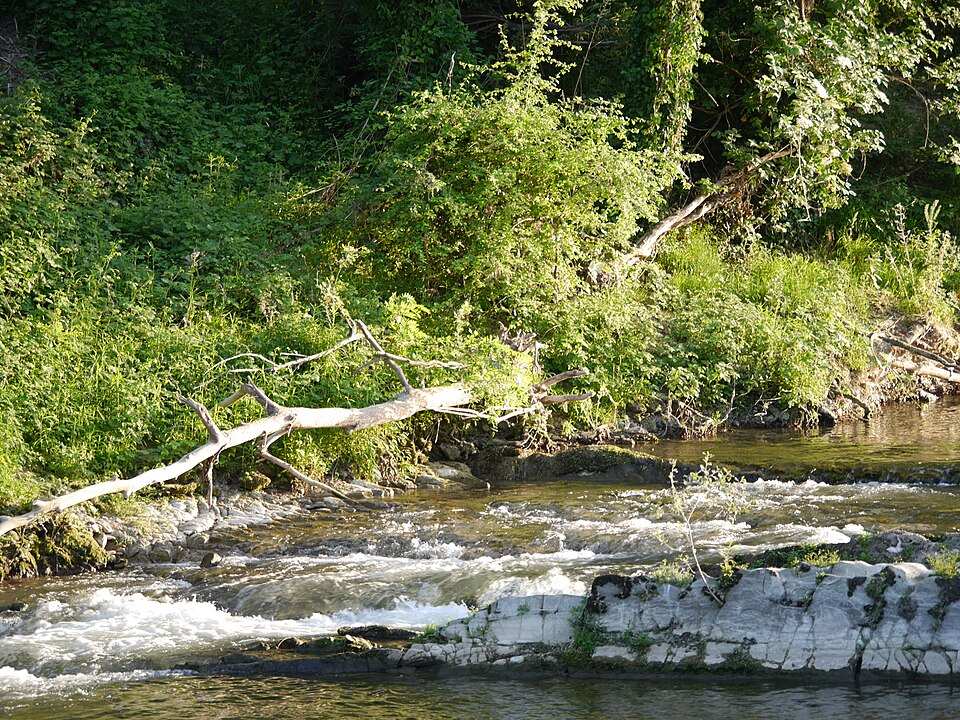
#> input picture zdjecia/dobre.jpg, 960 x 720 px
$ python zad2.py
#> lines starting #> are read from the running program, lines starting #| are printed output that depends on the picture
import os
import cv2
import numpy as np
import requests
import matplotlib
matplotlib.use("Agg")
import matplotlib.pyplot as plt

# progi do oceny jakosci
PROG_CIEMNY_PIKSEL = 10
PROG_JASNY_PIKSEL = 245
PROG_UDZIAL_CIEMNYCH = 0.10
PROG_UDZIAL_JASNYCH = 0.10
PROG_SREDNIA_CIEMNA = 70
PROG_SREDNIA_JASNA = 185
PROG_ODCHYLENIE = 40
PROG_ZAKRES = 150
PROG_DOMINANTA = 40

USER_AGENT = "GrafikaLab/1.0 (projekt studencki WSB; python-requests)"

# zdjecia z Wikimedia Commons (nazwa, url, czego sie spodziewamy)
ZDJECIA = [
    ("dobre.jpg",
     "https://thumb.wikimedia.org/wikipedia/commons/thumb/f/f7/Normal_exposure_photography.JPG/960px-Normal_exposure_photography.JPG",
     "dobre"),
    ("ciemne.jpg",
     "https://thumb.wikimedia.org/wikipedia/commons/thumb/5/54/Underexposed_cat.jpg/960px-Underexposed_cat.jpg",
     "niedoswietlone"),
    ("jasne.jpg",
     "https://thumb.wikimedia.org/wikipedia/commons/thumb/6/67/Overexposed_photo.JPG/960px-Overexposed_photo.JPG",
     "przeswietlone"),
    ("niebieskie.jpg",
     "https://thumb.wikimedia.org/wikipedia/commons/thumb/7/75/Cold_color_temperature.JPG/960px-Cold_color_temperature.JPG",
     "dominanta niebieska"),
]

FOLDER = os.path.dirname(os.path.abspath(__file__))
FOLDER_ZDJECIA = os.path.join(FOLDER, "zdjecia")
FOLDER_WYNIKI = os.path.join(FOLDER, "wyniki")


def wczytaj_zdjecie(nazwa, url):
    sciezka = os.path.join(FOLDER_ZDJECIA, nazwa)
    if not os.path.exists(sciezka):
        print("Pobieram:", url)
        # bez User-Agent wikimedia zwraca 403
        odp = requests.get(url, headers={"User-Agent": USER_AGENT}, timeout=30)
        odp.raise_for_status()
        with open(sciezka, "wb") as f:
            f.write(odp.content)
    obraz = cv2.imread(sciezka)
    if max(obraz.shape[:2]) > 1200:
        skala = 1200 / max(obraz.shape[:2])
        obraz = cv2.resize(obraz, (0, 0), fx=skala, fy=skala, interpolation=cv2.INTER_AREA)
    return obraz


def policz_histogramy(obraz):
    # histogram jasnosci i kanalow
    szary = cv2.cvtColor(obraz, cv2.COLOR_BGR2GRAY)
    hist = {"jasnosc": cv2.calcHist([szary], [0], None, [256], [0, 256]).flatten()}
    for i, kanal in enumerate(["B", "G", "R"]):
        hist[kanal] = cv2.calcHist([obraz], [i], None, [256], [0, 256]).flatten()
    return hist


def statystyki(hist):
    wartosci = np.arange(256)
    stat = {}
    for nazwa, h in hist.items():
        n = h.sum()
        srednia = (h * wartosci).sum() / n
        odchylenie = np.sqrt((h * (wartosci - srednia) ** 2).sum() / n)
        stat[nazwa] = {"srednia": srednia, "odchylenie": odchylenie}

    h = hist["jasnosc"]
    n = h.sum()
    skumulowany = np.cumsum(h) / n
    stat["p1"] = int(np.searchsorted(skumulowany, 0.01))
    stat["p99"] = int(np.searchsorted(skumulowany, 0.99))
    stat["udzial_ciemnych"] = h[:PROG_CIEMNY_PIKSEL + 1].sum() / n
    stat["udzial_jasnych"] = h[PROG_JASNY_PIKSEL:].sum() / n
    return stat


def ocen_jakosc(obraz):
    hist = policz_histogramy(obraz)
    st = statystyki(hist)
    problemy = []

    srednia = st["jasnosc"]["srednia"]
    if st["udzial_ciemnych"] > PROG_UDZIAL_CIEMNYCH or srednia < PROG_SREDNIA_CIEMNA:
        problemy.append("niedoswietlenie (srednia %.0f, %.0f%% pikseli prawie czarnych)"
                        % (srednia, st["udzial_ciemnych"] * 100))
    if st["udzial_jasnych"] > PROG_UDZIAL_JASNYCH or srednia > PROG_SREDNIA_JASNA:
        problemy.append("przeswietlenie (srednia %.0f, %.0f%% pikseli prawie bialych)"
                        % (srednia, st["udzial_jasnych"] * 100))

    zakres = st["p99"] - st["p1"]
    if st["jasnosc"]["odchylenie"] < PROG_ODCHYLENIE or zakres < PROG_ZAKRES:
        problemy.append("niski kontrast (odchylenie %.0f, zakres %d-%d)"
                        % (st["jasnosc"]["odchylenie"], st["p1"], st["p99"]))

    srednie = {k: st[k]["srednia"] for k in ["R", "G", "B"]}
    roznica = max(srednie.values()) - min(srednie.values())
    if roznica > PROG_DOMINANTA:
        kolor = max(srednie, key=srednie.get)
        problemy.append("dominanta koloru %s (roznica srednich kanalow %.0f)" % (kolor, roznica))

    # ocena w skali 1-5, kazdy problem zabiera punkt
    punkty = max(1, 5 - len(problemy))
    if punkty == 5:
        opis = "dobra"
    elif punkty >= 4:
        opis = "srednia"
    else:
        opis = "slaba"
    return punkty, opis, problemy, hist, st


def korekcja_gamma(kanal, gamma):
    lut = np.array([((i / 255.0) ** gamma) * 255 for i in range(256)]).clip(0, 255).astype(np.uint8)
    return cv2.LUT(kanal, lut)


def rozciagnij_histogram(kanal, lo, hi):
    if hi <= lo:
        return kanal
    wynik = (kanal.astype(np.float32) - lo) * 255.0 / (hi - lo)
    return wynik.clip(0, 255).astype(np.uint8)


def clahe(kanal):
    return cv2.createCLAHE(clipLimit=2.0, tileGridSize=(8, 8)).apply(kanal)


def balans_bieli(obraz):
    # gray world
    obraz = obraz.astype(np.float32)
    srednie = obraz.reshape(-1, 3).mean(axis=0)
    obraz = obraz * (srednie.mean() / srednie)
    return obraz.clip(0, 255).astype(np.uint8)


def popraw_zdjecie(obraz, problemy):
    kroki = []
    tekst = " ".join(problemy)

    # jasnosc tylko na kanale L, zeby nie psuc kolorow
    lab = cv2.cvtColor(obraz, cv2.COLOR_BGR2LAB)
    l, a, b = cv2.split(lab)

    if "niedoswietlenie" in tekst or "przeswietlenie" in tekst:
        gamma = np.log(0.5) / np.log(l.mean() / 255.0)
        gamma = float(np.clip(gamma, 0.3, 3.0))
        l = korekcja_gamma(l, gamma)
        kroki.append("gamma %.2f" % gamma)

    if "niski kontrast" in tekst:
        lo, hi = np.percentile(l, [1, 99])
        if "przeswietlenie" in tekst:
            hi = 255
        l = rozciagnij_histogram(l, lo, hi)
        kroki.append("rozciagniecie histogramu")

    if "niedoswietlenie" in tekst:
        l = clahe(l)
        kroki.append("CLAHE")

    wynik = cv2.cvtColor(cv2.merge([l, a, b]), cv2.COLOR_LAB2BGR)

    # na koniec balans bieli jesli dalej jest dominanta
    st_nowe = statystyki(policz_histogramy(wynik))
    srednie = [st_nowe[k]["srednia"] for k in ["R", "G", "B"]]
    if max(srednie) - min(srednie) > PROG_DOMINANTA:
        wynik = balans_bieli(wynik)
        kroki.append("balans bieli")

    return wynik, kroki


def rysuj_histogram(ax, hist, tytul):
    ax.fill_between(range(256), hist["jasnosc"], color="gray", alpha=0.4, label="jasnosc")
    ax.plot(hist["R"], color="red", linewidth=1, label="R")
    ax.plot(hist["G"], color="green", linewidth=1, label="G")
    ax.plot(hist["B"], color="blue", linewidth=1, label="B")
    ax.set_xlim(0, 255)
    gora = max(hist[k][1:255].max() for k in hist)
    ax.set_ylim(0, gora * 1.15)
    ax.set_title(tytul, fontsize=10)
    ax.set_xlabel("wartosc piksela")
    ax.set_ylabel("liczba pikseli")
    ax.legend(fontsize=7, loc="upper center")


def zapisz_histogramy(obraz, hist, nazwa, tytul):
    fig, ax = plt.subplots(1, 5, figsize=(22, 4))
    ax[0].imshow(cv2.cvtColor(obraz, cv2.COLOR_BGR2RGB))
    ax[0].set_title(tytul)
    ax[0].axis("off")
    ax[1].bar(range(256), hist["jasnosc"], color="gray", width=1)
    ax[1].set_title("jasnosc (grayscale)")
    for i, (kanal, kolor) in enumerate([("R", "red"), ("G", "green"), ("B", "blue")]):
        ax[i + 2].bar(range(256), hist[kanal], color=kolor, width=1)
        ax[i + 2].set_title("kanal " + kanal)
    for a in ax[1:]:
        a.set_xlim(0, 255)
        a.set_xlabel("wartosc piksela")
    plt.tight_layout()
    plt.savefig(os.path.join(FOLDER_WYNIKI, nazwa), dpi=100)
    plt.close(fig)


def main():
    os.makedirs(FOLDER_ZDJECIA, exist_ok=True)
    os.makedirs(FOLDER_WYNIKI, exist_ok=True)

    wyniki = []
    for nazwa, url, typ in ZDJECIA:
        obraz = wczytaj_zdjecie(nazwa, url)
#> in wczytaj_zdjecie, obraz is the input picture: shape (720, 960, 3); mean B, G, R 76.5, 112.5, 105.4
        punkty, opis, problemy, hist, st = ocen_jakosc(obraz)
#> in policz_histogramy, `szary = cv2.cvtColor(obraz, cv2.COLOR_BGR2GRAY)`:
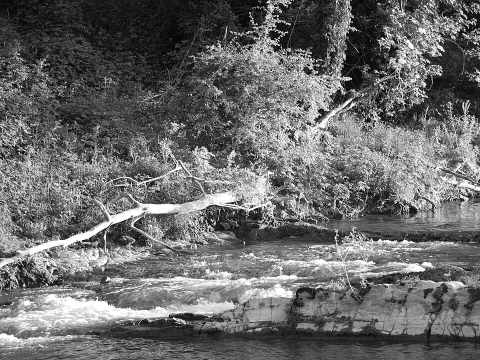
#> szary: shape (720, 960) (shown at 1/2 size); min 0, max 255, mean 106.3
#> after the loop in policz_histogramy, `for i, kanal in enumerate(["B", "G", "R"]):`: hist = 4 items
#> the loop in statystyki, `for nazwa, h in hist.items():` made 4 passes
#> (nazwa, srednia, odchylenie) on passes 1 to 4: ('jasnosc', 106.3, 68.33), ('B', 76.49, 65.85), ('G', 112.5, 68.25), ('R', 105.4, 72.74)
#> in statystyki, `h = hist["jasnosc"]`: h = 256 values, max 4545 at index 254, min 77 at index 0, mean 2700
#> in statystyki, `skumulowany = np.cumsum(h) / n`: skumulowany = 256 values from 0.000111 to 1
#> in ocen_jakosc, `st = statystyki(hist)`: st = 8 items
#> in ocen_jakosc, `srednia = st["jasnosc"]["srednia"]`: srednia = 106.3
#> in ocen_jakosc, `zakres = st["p99"] - st["p1"]`: zakres = 247
#> in ocen_jakosc, `srednie = {k: st[k]["srednia"] for k in ["R", "G", "B"]}`: srednie = {'R': 105.4, 'G': 112.5, 'B': 76.49}
#> in ocen_jakosc, `roznica = max(srednie.values()) - min(srednie.values())`: roznica = 36.06
#> punkty = 5; opis = 'dobra'; problemy = []; hist = 4 items; st = 8 items

        print("\nZdjecie:", nazwa, "(spodziewane: %s)" % typ)
        print("  srednia jasnosc: %.1f, odchylenie: %.1f, zakres p1-p99: %d-%d"
              % (st["jasnosc"]["srednia"], st["jasnosc"]["odchylenie"], st["p1"], st["p99"]))
#|   srednia jasnosc: 106.3, odchylenie: 68.3, zakres p1-p99: 6-253
        print("  srednie R/G/B: %.0f / %.0f / %.0f" % (st["R"]["srednia"], st["G"]["srednia"], st["B"]["srednia"]))
#|   srednie R/G/B: 105 / 113 / 76
        print("  OCENA: %d/5 (%s)" % (punkty, opis))
#|   OCENA: 5/5 (dobra)
        if problemy:
            print("  wykryte problemy:")
            for p in problemy:
                print("   -", p)
        else:
            print("  brak problemow")

        baza = os.path.splitext(nazwa)[0]
        zapisz_histogramy(obraz, hist, "histogram_" + baza + ".png", nazwa)
#> in zapisz_histogramy, `plt.savefig(os.path.join(FOLDER_WYNIKI, nazwa), dpi=100)`:
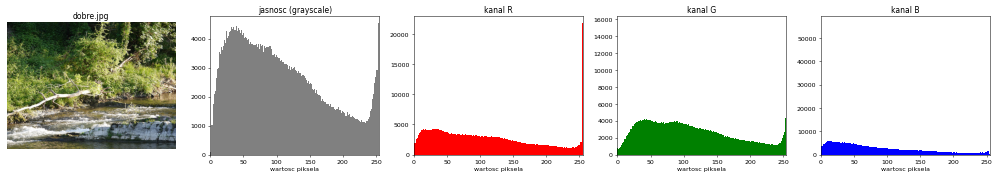
#> figure drawn by matplotlib, 5 panels; panel 2: tallest bar 4545 high, from x = 253.5 to 254.5; panel 3: tallest bar 21873 high, from x = 254.5 to 255.5; panel 4: tallest bar 15572 high, from x = 254.5 to 255.5; panel 5: tallest bar 56590 high, from x = -0.5 to 0.5

        # bonus: poprawa zdjecia
        poprawione = None
        if problemy:
            poprawione, kroki = popraw_zdjecie(obraz, problemy)
            punkty2, opis2, problemy2, hist2, st2 = ocen_jakosc(poprawione)
            print("  poprawa:", ", ".join(kroki))
            print("  OCENA PO POPRAWIE: %d/5 (%s)" % (punkty2, opis2))
            for p in problemy2:
                print("   -", p)
            cv2.imwrite(os.path.join(FOLDER_WYNIKI, "poprawione_" + nazwa), poprawione)
            zapisz_histogramy(poprawione, hist2, "histogram_" + baza + "_po.png", nazwa + " po poprawie")
            wyniki.append((nazwa, obraz, hist, punkty, opis, problemy, poprawione, hist2, punkty2, opis2, kroki))
        else:
            wyniki.append((nazwa, obraz, hist, punkty, opis, problemy, None, None, None, None, None))
#> pass 2 of the loop in main, `for nazwa, url, typ in ZDJECIA:`:
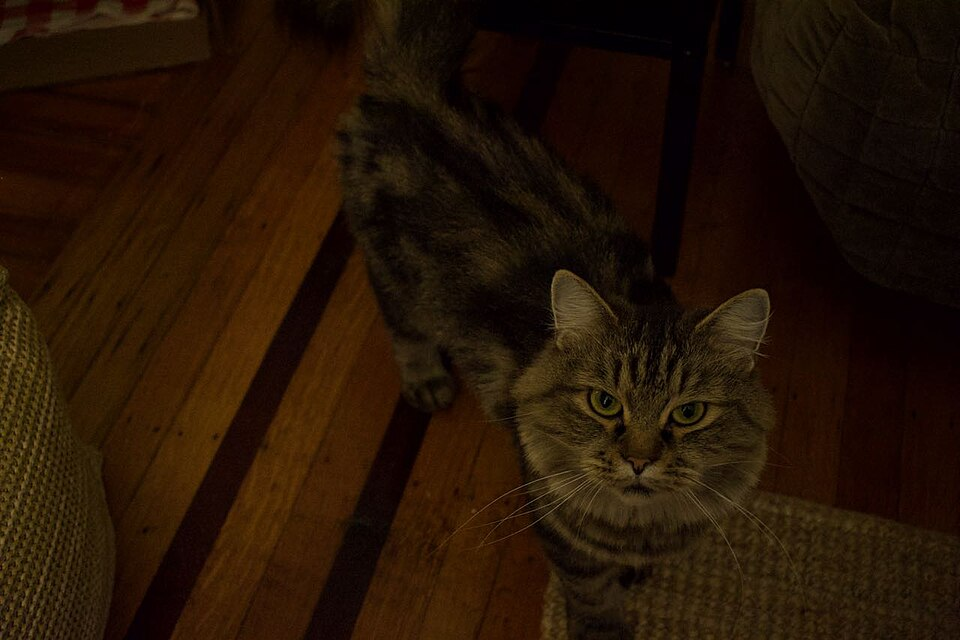
#> input picture zdjecia/ciemne.jpg, 960 x 640 px
#> in wczytaj_zdjecie, obraz is the input picture: shape (640, 960, 3); mean B, G, R 5.6, 19.8, 37.6
#> szary: shape (640, 960)
#> the loop in statystyki (call 2), `for nazwa, h in hist.items():` made 4 passes
#> (nazwa, srednia, odchylenie) on passes 1 to 4: ('jasnosc', 23.47, 15.48), ('B', 5.56, 7.57), ('G', 19.76, 15.56), ('R', 37.6, 20.16)
#> in main, `punkty, opis, problemy, hist, st = ocen_jakosc(obraz)`: punkty = 3; opis = 'slaba'; problemy = 2 items
#|   srednia jasnosc: 23.5, odchylenie: 15.5, zakres p1-p99: 1-70
#|   srednie R/G/B: 38 / 20 / 6
#|   OCENA: 3/5 (slaba)
#> the loop in main, `for p in problemy:` made 2 passes
#|    - niedoswietlenie (srednia 23, 24% pikseli prawie czarnych)
#|    - niski kontrast (odchylenie 15, zakres 1-70)
#> in popraw_zdjecie, `gamma = np.log(0.5) / np.log(l.mean() / 255.0)`: gamma = 0.286
#> in popraw_zdjecie, `gamma = float(np.clip(gamma, 0.3, 3.0))`: gamma = 0.3
#> lut = 256 values from 0 to 255
#> lo = 0; hi = 178
#> in popraw_zdjecie, `wynik = cv2.cvtColor(cv2.merge([l, a, b]), cv2.COLOR_LAB2BGR)`:
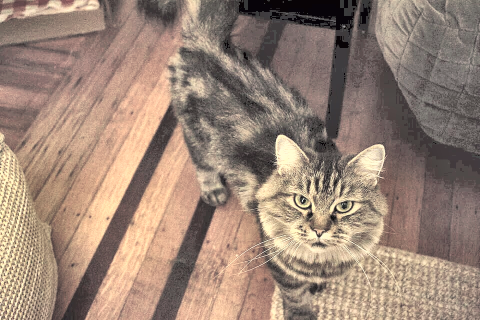
#> wynik: shape (640, 960, 3) (shown at 1/2 size); mean B, G, R 118.8, 133.2, 155.2
#> st_nowe = 8 items
#> in popraw_zdjecie, `srednie = [st_nowe[k]["srednia"] for k in ["R", "G", "B"]]`: srednie = [155.2, 133.2, 118.8]
#> kroki = ['gamma 0.30', 'rozciagniecie histogramu', 'CLAHE']
#> punkty2 = 5; opis2 = 'dobra'; problemy2 = []; hist2 = 4 items; st2 = 8 items
#|   poprawa: gamma 0.30, rozciagniecie histogramu, CLAHE
#|   OCENA PO POPRAWIE: 5/5 (dobra)
#> in zapisz_histogramy (call 3), `plt.savefig(os.path.join(FOLDER_WYNIKI, nazwa), dpi=100)`:
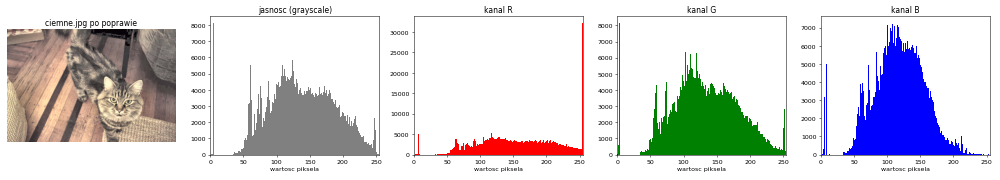
#> figure drawn by matplotlib, 5 panels; panel 2: tallest bar 8138 high, from x = 4.5 to 5.5; panel 3: tallest bar 32266 high, from x = 254.5 to 255.5; panel 4: tallest bar 8165 high, from x = 2.5 to 3.5; panel 5: tallest bar 7271 high, from x = 102.5 to 103.5
#> pass 3 of the loop in main, `for nazwa, url, typ in ZDJECIA:`:
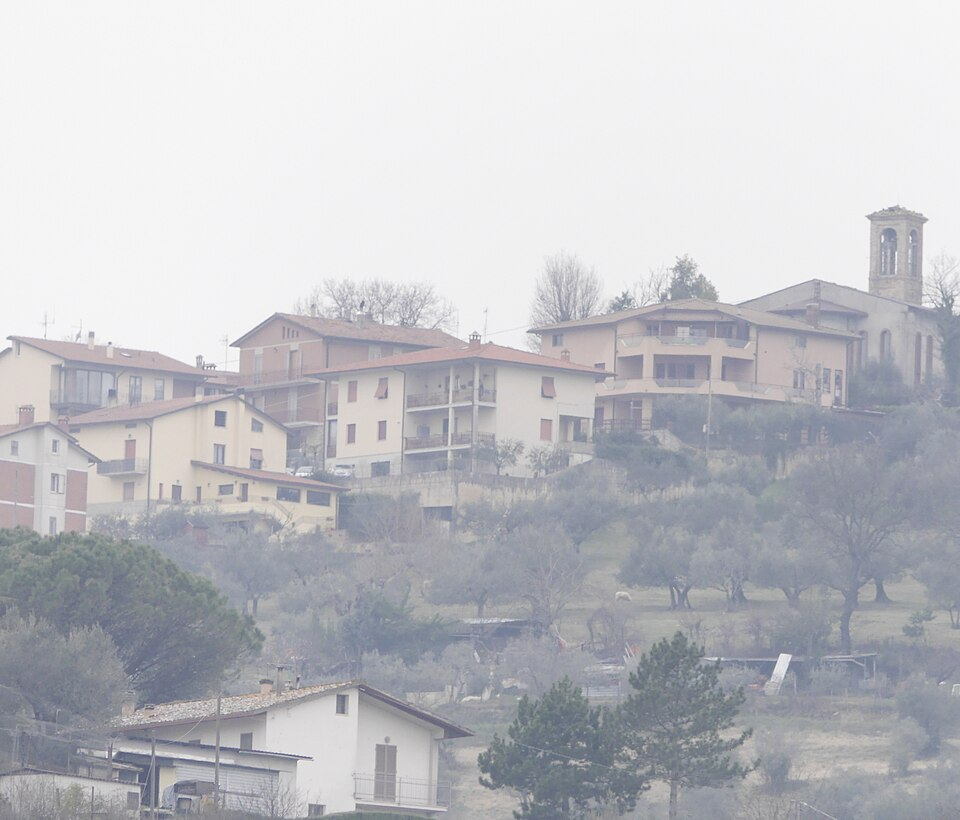
#> input picture zdjecia/jasne.jpg, 960 x 820 px
#> in wczytaj_zdjecie, obraz is the input picture: shape (820, 960, 3); mean B, G, R 196.1, 191.3, 190.5
#> szary: shape (820, 960)
#|   srednia jasnosc: 191.6, odchylenie: 44.1, zakres p1-p99: 115-246
#|   srednie R/G/B: 191 / 191 / 196
#|   OCENA: 3/5 (slaba)
#> l: shape (820, 960)
#> a: shape (820, 960)
#> b: shape (820, 960)
#> in rozciagnij_histogram (call 2), `return wynik.clip(0, 255).astype(np.uint8)`:
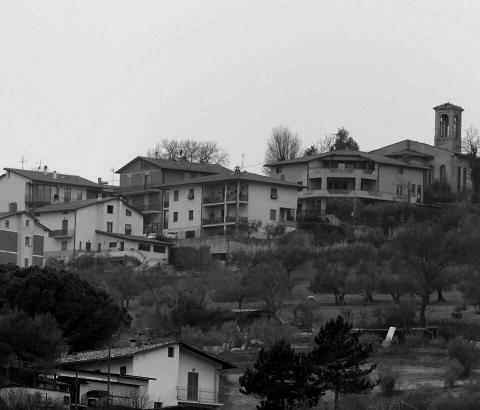
#> returned value: shape (820, 960) (shown at 1/2 size); min 0, max 255, mean 120.2
#> kroki = ['gamma 2.68', 'rozciagniecie histogramu']
#|   poprawa: gamma 2.68, rozciagniecie histogramu
#|   OCENA PO POPRAWIE: 5/5 (dobra)
#> in zapisz_histogramy (call 5), `plt.savefig(os.path.join(FOLDER_WYNIKI, nazwa), dpi=100)`:
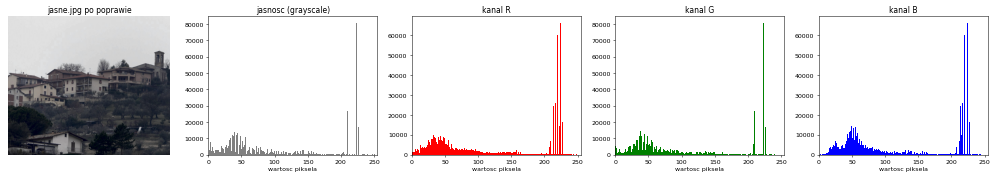
#> figure drawn by matplotlib, 5 panels; panel 2: tallest bar 80776 high, from x = 223.5 to 224.5; panel 3: tallest bar 66286 high, from x = 223.5 to 224.5; panel 4: tallest bar 80724 high, from x = 223.5 to 224.5; panel 5: tallest bar 66315 high, from x = 223.5 to 224.5
#> the loop made 4 passes; the first 3 are shown

    # zestawienie na jednym obrazku
    fig, ax = plt.subplots(len(wyniki), 4, figsize=(20, 4.6 * len(wyniki)))
    for i, (nazwa, obraz, hist, punkty, opis, problemy, popr, hist2, punkty2, opis2, kroki) in enumerate(wyniki):
        ax[i, 0].imshow(cv2.cvtColor(obraz, cv2.COLOR_BGR2RGB))
        ax[i, 0].set_title("%s - ocena %d/5 (%s)" % (nazwa, punkty, opis), fontsize=11)
        ax[i, 0].axis("off")
        rysuj_histogram(ax[i, 1], hist, "histogram przed\n" + ("\n".join(p.split(" (")[0] for p in problemy) or "brak problemow"))
        if popr is not None:
            ax[i, 2].imshow(cv2.cvtColor(popr, cv2.COLOR_BGR2RGB))
            ax[i, 2].set_title("po poprawie - ocena %d/5 (%s)\n%s" % (punkty2, opis2, ", ".join(kroki)), fontsize=11)
            ax[i, 2].axis("off")
            rysuj_histogram(ax[i, 3], hist2, "histogram po poprawie")
        else:
            ax[i, 2].text(0.5, 0.5, "zdjecie dobre,\nbez poprawy", ha="center", va="center", fontsize=14)
            ax[i, 2].axis("off")
            ax[i, 3].axis("off")
    plt.tight_layout()
    plt.savefig(os.path.join(FOLDER, "wynik_zad2.png"), dpi=90)
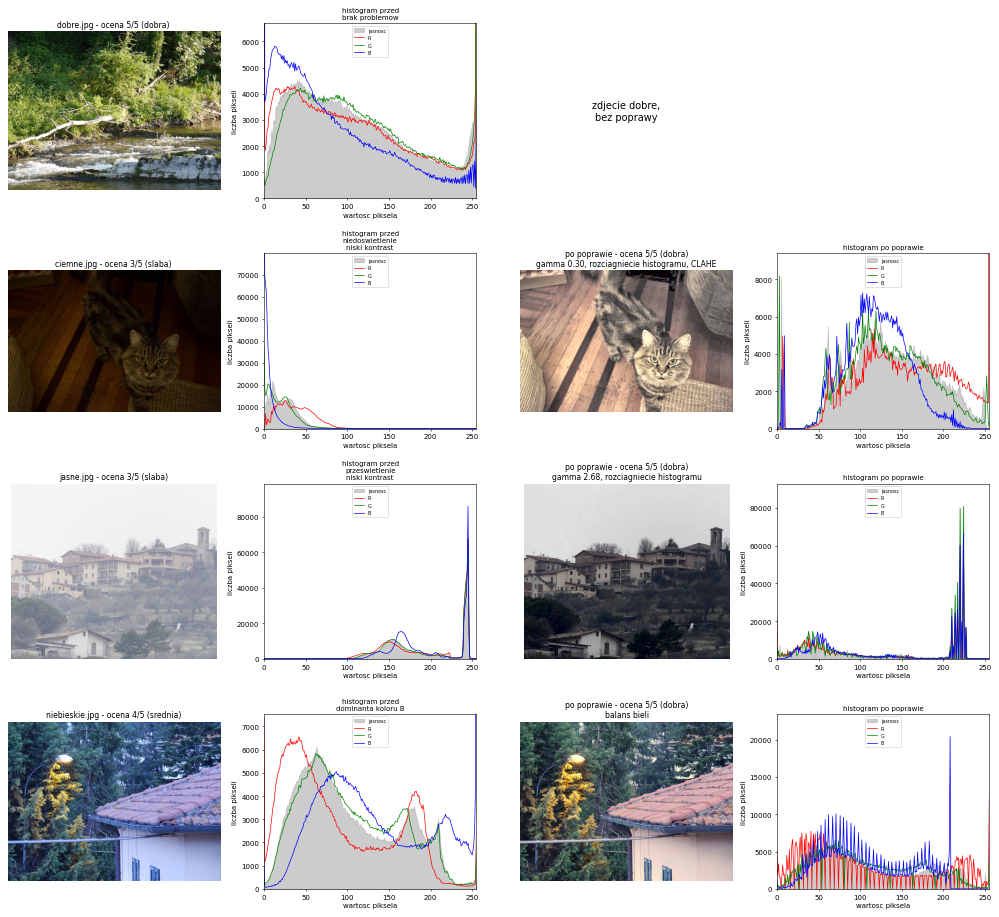
#> figure drawn by matplotlib, 14 panels; panel 2: curve peaks at x = 255, y = 21873; panel 2: curve peaks at x = 255, y = 15572; panel 2: curve peaks at x = 0, y = 56590; panel 4: curve peaks at x = 25, y = 12830
    plt.close(fig)
    print("\nZapisano wynik_zad2.png i obrazki w folderze wyniki/")


if __name__ == "__main__":
    main()
